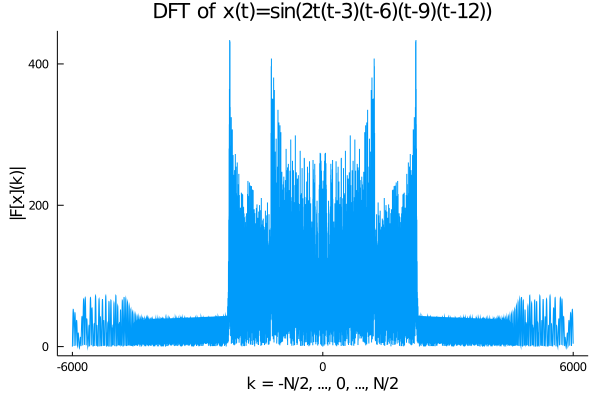

Julia code for this plot:
# shignal_dft_shifted.jl
##########################
fs=Int(1000);
Ts=1/fs;
N=Int(12000);
T=N/fs;
#t=(0:Int(N-1))*Ts;

x=zeros(Float64, N)
for m=1:N
    x[m]=sin(2*Ts*(m-1)*(Ts*(m-1)-3)*(Ts*(m-1)-6)*(Ts*(m-1)-9)*(Ts*(m-1)-12))
end

using FFTW, DSP 

hatx=fft(x);
k = (0:length(hatx)-1)*50/length(hatx);
G=broadcast(abs, hatx);
kshift = (-length(x)/2:length(x)/2-1)*(50/length(x));
Gshift = fftshift(G);

using Plots

plot(kshift, Gshift, 
    xaxis="k = -N/2, ..., 0, ..., N/2", 
    yaxis="|F[x](k)|", 
    title="DFT of x(t)=sin(2t(t-3)(t-6)(t-9)(t-12))", 
    grid=false, 
    legend=false)
plot!(xticks = ([-25 0 25;], [-6000 0 6000]))
plot!(yticks = ([0 200 400;], [0 200 400]))
savefig("signal_dft_shifted.png")
